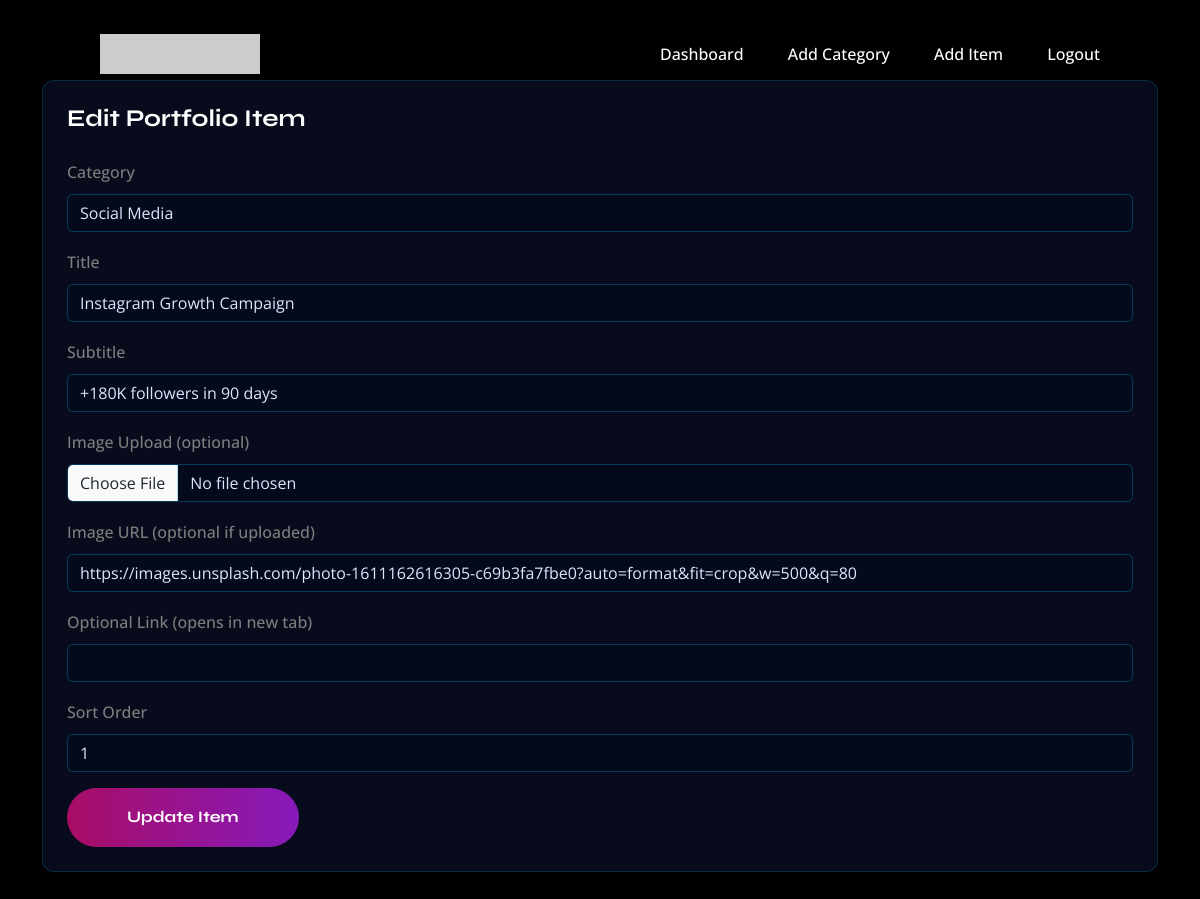
The page /admin/item_edit.php?id=1 (signed in) on the database its author committed.
### tables this page shows
CREATE TABLE IF NOT EXISTS `portfolio_items` (
  `id` INT AUTO_INCREMENT PRIMARY KEY,
  `category_id` INT NOT NULL,
  `title` VARCHAR(191) NOT NULL,
  `subtitle` VARCHAR(255) NOT NULL,
  `image_url` TEXT NOT NULL,
  `link_url` TEXT NULL,
  `sort_order` INT DEFAULT 0,
  `created_at` TIMESTAMP DEFAULT CURRENT_TIMESTAMP,
  FOREIGN KEY (`category_id`) REFERENCES `portfolio_categories`(`id`) ON DELETE CASCADE
);

CREATE TABLE IF NOT EXISTS `portfolio_categories` (
  `id` INT AUTO_INCREMENT PRIMARY KEY,
  `name` VARCHAR(191) NOT NULL,
  `slug` VARCHAR(191) NOT NULL UNIQUE,
  `icon_class` VARCHAR(191) NOT NULL,
  `sort_order` INT DEFAULT 0,
  `created_at` TIMESTAMP DEFAULT CURRENT_TIMESTAMP
);

### includes/db.php (called while the page is built, shortened)
<?php
function db_fetch_all(mysqli_result $result): array
{
    $rows = [];
    while ($row = $result->fetch_assoc()) {
        $rows[] = $row;
    }
    return $rows;
}

### admin/helpers.php (called while the page is built, shortened)
<?php
function admin_escape(string $value): string
{
    return htmlspecialchars($value, ENT_QUOTES, "UTF-8");
}

### admin/item_edit.php (the view, shortened to what this page needs)
<?php
$id = (int) ($_GET["id"] ?? 0);
$db = db_connect();
$itemStmt = $db->prepare("SELECT * FROM portfolio_items WHERE id = ?");
$itemStmt->bind_param("i", $id);
$itemStmt->execute();
$itemResult = $itemStmt->get_result();
$item = $itemResult->fetch_assoc();
$categories = db_fetch_all($db->query("SELECT id, name FROM portfolio_categories ORDER BY sort_order ASC, name ASC"));
$title = $item["title"];
$subtitle = $item["subtitle"];
$imageUrl = $item["image_url"];
$linkUrl = $item["link_url"] ?? "";
$categoryId = (int) $item["category_id"];
$sortOrder = (int) $item["sort_order"];
include __DIR__ . "/partials_header.php";
?>
<div class="admin-card">
    <h3 class="mb-4">Edit Portfolio Item</h3>
    <form method="post" enctype="multipart/form-data">
        <div class="mb-3">
            <label class="form-label">Category</label>
            <select name="category_id" class="form-select admin-input" required>
                <?php foreach ($categories as $category): ?>
                    <option value="<?php echo (int) $category["id"]; ?>" <?php echo ((int) $categoryId === (int) $category["id"]) ? "selected" : ""; ?>>
                        <?php echo admin_escape($category["name"]); ?>
                    </option>
                <?php endforeach; ?>
            </select>
        </div>
        <div class="mb-3">
            <label class="form-label">Title</label>
            <input type="text" name="title" class="form-control admin-input" value="<?php echo admin_escape($title); ?>"
                required />
        </div>
        <div class="mb-3">
            <label class="form-label">Subtitle</label>
            <input type="text" name="subtitle" class="form-control admin-input"
                value="<?php echo admin_escape($subtitle); ?>" required />
        </div>
        <div class="mb-3">
            <label class="form-label">Image Upload (optional)</label>
            <input type="file" name="image_file" class="form-control admin-input" accept="image/*" />
        </div>
        <div class="mb-3">
            <label class="form-label">Image URL (optional if uploaded)</label>
            <input type="text" name="image_url" class="form-control admin-input"
                value="<?php echo admin_escape($imageUrl); ?>" />
        </div>
        <div class="mb-3">
            <label class="form-label">Optional Link (opens in new tab)</label>
            <input type="text" name="link_url" class="form-control admin-input"
                value="<?php echo admin_escape($linkUrl); ?>" />
        </div>
        <div class="mb-3">
            <label class="form-label">Sort Order</label>
            <input type="number" name="sort_order" class="form-control admin-input"
                value="<?php echo admin_escape((string) $sortOrder); ?>" />
        </div>
        <button class="theme-btn" type="submit">Update Item</button>
    </form>
</div>
<?php include __DIR__ . "/partials_footer.php"; ?>

### admin/partials_header.php (style rules this page uses)
.admin-card { background: rgba(10, 17, 40, 0.7); border: 1px solid rgba(14, 165, 233, 0.2); border-radius: 12px; padding: 24px; }
.admin-input { background: rgba(4, 10, 25, 0.8); border: 1px solid rgba(14, 165, 233, 0.3); color: #dbe6ff; }

### rows shown on the page
portfolio_items: category_id "Social Media", title "Instagram Growth Campaign", subtitle "+180K followers in 90 days", image_url "https://images.unsplash.com/photo-1611162616305-c69b3fa7fbe0?auto=format&fit=crop&w=500&q=80", sort_order "1"
